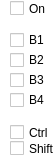
<?xml version="1.0" encoding="UTF-8"?>
<ui version="4.0">
 <class>Clicker</class>
 <widget class="QWidget" name="Clicker">
  <property name="geometry">
   <rect>
    <x>0</x>
    <y>0</y>
    <width>56</width>
    <height>158</height>
   </rect>
  </property>
  <property name="sizePolicy">
   <sizepolicy hsizetype="Preferred" vsizetype="Preferred">
    <horstretch>0</horstretch>
    <verstretch>0</verstretch>
   </sizepolicy>
  </property>
  <property name="maximumSize">
   <size>
    <width>300</width>
    <height>300</height>
   </size>
  </property>
  <property name="palette">
   <palette>
    <active>
     <colorrole role="WindowText">
      <brush brushstyle="SolidPattern">
       <color alpha="255">
        <red>0</red>
        <green>0</green>
        <blue>0</blue>
       </color>
      </brush>
     </colorrole>
     <colorrole role="Button">
      <brush brushstyle="SolidPattern">
       <color alpha="255">
        <red>255</red>
        <green>255</green>
        <blue>255</blue>
       </color>
      </brush>
     </colorrole>
     <colorrole role="Light">
      <brush brushstyle="SolidPattern">
       <color alpha="255">
        <red>255</red>
        <green>255</green>
        <blue>255</blue>
       </color>
      </brush>
     </colorrole>
     <colorrole role="Midlight">
      <brush brushstyle="SolidPattern">
       <color alpha="255">
        <red>255</red>
        <green>255</green>
        <blue>255</blue>
       </color>
      </brush>
     </colorrole>
     <colorrole role="Dark">
      <brush brushstyle="SolidPattern">
       <color alpha="255">
        <red>127</red>
        <green>127</green>
        <blue>127</blue>
       </color>
      </brush>
     </colorrole>
     <colorrole role="Mid">
      <brush brushstyle="SolidPattern">
       <color alpha="255">
        <red>170</red>
        <green>170</green>
        <blue>170</blue>
       </color>
      </brush>
     </colorrole>
     <colorrole role="Text">
      <brush brushstyle="SolidPattern">
       <color alpha="255">
        <red>0</red>
        <green>0</green>
        <blue>0</blue>
       </color>
      </brush>
     </colorrole>
     <colorrole role="BrightText">
      <brush brushstyle="SolidPattern">
       <color alpha="255">
        <red>255</red>
        <green>255</green>
        <blue>255</blue>
       </color>
      </brush>
     </colorrole>
     <colorrole role="ButtonText">
      <brush brushstyle="SolidPattern">
       <color alpha="255">
        <red>0</red>
        <green>0</green>
        <blue>0</blue>
       </color>
      </brush>
     </colorrole>
     <colorrole role="Base">
      <brush brushstyle="SolidPattern">
       <color alpha="255">
        <red>255</red>
        <green>255</green>
        <blue>255</blue>
       </color>
      </brush>
     </colorrole>
     <colorrole role="Window">
      <brush brushstyle="SolidPattern">
       <color alpha="255">
        <red>255</red>
        <green>255</green>
        <blue>255</blue>
       </color>
      </brush>
     </colorrole>
     <colorrole role="Shadow">
      <brush brushstyle="SolidPattern">
       <color alpha="255">
        <red>0</red>
        <green>0</green>
        <blue>0</blue>
       </color>
      </brush>
     </colorrole>
     <colorrole role="AlternateBase">
      <brush brushstyle="SolidPattern">
       <color alpha="255">
        <red>255</red>
        <green>255</green>
        <blue>255</blue>
       </color>
      </brush>
     </colorrole>
     <colorrole role="ToolTipBase">
      <brush brushstyle="SolidPattern">
       <color alpha="255">
        <red>255</red>
        <green>255</green>
        <blue>220</blue>
       </color>
      </brush>
     </colorrole>
     <colorrole role="ToolTipText">
      <brush brushstyle="SolidPattern">
       <color alpha="255">
        <red>0</red>
        <green>0</green>
        <blue>0</blue>
       </color>
      </brush>
     </colorrole>
    </active>
    <inactive>
     <colorrole role="WindowText">
      <brush brushstyle="SolidPattern">
       <color alpha="255">
        <red>0</red>
        <green>0</green>
        <blue>0</blue>
       </color>
      </brush>
     </colorrole>
     <colorrole role="Button">
      <brush brushstyle="SolidPattern">
       <color alpha="255">
        <red>255</red>
        <green>255</green>
        <blue>255</blue>
       </color>
      </brush>
     </colorrole>
     <colorrole role="Light">
      <brush brushstyle="SolidPattern">
       <color alpha="255">
        <red>255</red>
        <green>255</green>
        <blue>255</blue>
       </color>
      </brush>
     </colorrole>
     <colorrole role="Midlight">
      <brush brushstyle="SolidPattern">
       <color alpha="255">
        <red>255</red>
        <green>255</green>
        <blue>255</blue>
       </color>
      </brush>
     </colorrole>
     <colorrole role="Dark">
      <brush brushstyle="SolidPattern">
       <color alpha="255">
        <red>127</red>
        <green>127</green>
        <blue>127</blue>
       </color>
      </brush>
     </colorrole>
     <colorrole role="Mid">
      <brush brushstyle="SolidPattern">
       <color alpha="255">
        <red>170</red>
        <green>170</green>
        <blue>170</blue>
       </color>
      </brush>
     </colorrole>
     <colorrole role="Text">
      <brush brushstyle="SolidPattern">
       <color alpha="255">
        <red>0</red>
        <green>0</green>
        <blue>0</blue>
       </color>
      </brush>
     </colorrole>
     <colorrole role="BrightText">
      <brush brushstyle="SolidPattern">
       <color alpha="255">
        <red>255</red>
        <green>255</green>
        <blue>255</blue>
       </color>
      </brush>
     </colorrole>
     <colorrole role="ButtonText">
      <brush brushstyle="SolidPattern">
       <color alpha="255">
        <red>0</red>
        <green>0</green>
        <blue>0</blue>
       </color>
      </brush>
     </colorrole>
     <colorrole role="Base">
      <brush brushstyle="SolidPattern">
       <color alpha="255">
        <red>255</red>
        <green>255</green>
        <blue>255</blue>
       </color>
      </brush>
     </colorrole>
     <colorrole role="Window">
      <brush brushstyle="SolidPattern">
       <color alpha="255">
        <red>255</red>
        <green>255</green>
        <blue>255</blue>
       </color>
      </brush>
     </colorrole>
     <colorrole role="Shadow">
      <brush brushstyle="SolidPattern">
       <color alpha="255">
        <red>0</red>
        <green>0</green>
        <blue>0</blue>
       </color>
      </brush>
     </colorrole>
     <colorrole role="AlternateBase">
      <brush brushstyle="SolidPattern">
       <color alpha="255">
        <red>255</red>
        <green>255</green>
        <blue>255</blue>
       </color>
      </brush>
     </colorrole>
     <colorrole role="ToolTipBase">
      <brush brushstyle="SolidPattern">
       <color alpha="255">
        <red>255</red>
        <green>255</green>
        <blue>220</blue>
       </color>
      </brush>
     </colorrole>
     <colorrole role="ToolTipText">
      <brush brushstyle="SolidPattern">
       <color alpha="255">
        <red>0</red>
        <green>0</green>
        <blue>0</blue>
       </color>
      </brush>
     </colorrole>
    </inactive>
    <disabled>
     <colorrole role="WindowText">
      <brush brushstyle="SolidPattern">
       <color alpha="255">
        <red>127</red>
        <green>127</green>
        <blue>127</blue>
       </color>
      </brush>
     </colorrole>
     <colorrole role="Button">
      <brush brushstyle="SolidPattern">
       <color alpha="255">
        <red>255</red>
        <green>255</green>
        <blue>255</blue>
       </color>
      </brush>
     </colorrole>
     <colorrole role="Light">
      <brush brushstyle="SolidPattern">
       <color alpha="255">
        <red>255</red>
        <green>255</green>
        <blue>255</blue>
       </color>
      </brush>
     </colorrole>
     <colorrole role="Midlight">
      <brush brushstyle="SolidPattern">
       <color alpha="255">
        <red>255</red>
        <green>255</green>
        <blue>255</blue>
       </color>
      </brush>
     </colorrole>
     <colorrole role="Dark">
      <brush brushstyle="SolidPattern">
       <color alpha="255">
        <red>127</red>
        <green>127</green>
        <blue>127</blue>
       </color>
      </brush>
     </colorrole>
     <colorrole role="Mid">
      <brush brushstyle="SolidPattern">
       <color alpha="255">
        <red>170</red>
        <green>170</green>
        <blue>170</blue>
       </color>
      </brush>
     </colorrole>
     <colorrole role="Text">
      <brush brushstyle="SolidPattern">
       <color alpha="255">
        <red>127</red>
        <green>127</green>
        <blue>127</blue>
       </color>
      </brush>
     </colorrole>
     <colorrole role="BrightText">
      <brush brushstyle="SolidPattern">
       <color alpha="255">
        <red>255</red>
        <green>255</green>
        <blue>255</blue>
       </color>
      </brush>
     </colorrole>
     <colorrole role="ButtonText">
      <brush brushstyle="SolidPattern">
       <color alpha="255">
        <red>127</red>
        <green>127</green>
        <blue>127</blue>
       </color>
      </brush>
     </colorrole>
     <colorrole role="Base">
      <brush brushstyle="SolidPattern">
       <color alpha="255">
        <red>255</red>
        <green>255</green>
        <blue>255</blue>
       </color>
      </brush>
     </colorrole>
     <colorrole role="Window">
      <brush brushstyle="SolidPattern">
       <color alpha="255">
        <red>255</red>
        <green>255</green>
        <blue>255</blue>
       </color>
      </brush>
     </colorrole>
     <colorrole role="Shadow">
      <brush brushstyle="SolidPattern">
       <color alpha="255">
        <red>0</red>
        <green>0</green>
        <blue>0</blue>
       </color>
      </brush>
     </colorrole>
     <colorrole role="AlternateBase">
      <brush brushstyle="SolidPattern">
       <color alpha="255">
        <red>255</red>
        <green>255</green>
        <blue>255</blue>
       </color>
      </brush>
     </colorrole>
     <colorrole role="ToolTipBase">
      <brush brushstyle="SolidPattern">
       <color alpha="255">
        <red>255</red>
        <green>255</green>
        <blue>220</blue>
       </color>
      </brush>
     </colorrole>
     <colorrole role="ToolTipText">
      <brush brushstyle="SolidPattern">
       <color alpha="255">
        <red>0</red>
        <green>0</green>
        <blue>0</blue>
       </color>
      </brush>
     </colorrole>
    </disabled>
   </palette>
  </property>
  <widget class="QCheckBox" name="cbDongle">
   <property name="geometry">
    <rect>
     <x>10</x>
     <y>0</y>
     <width>41</width>
     <height>17</height>
    </rect>
   </property>
   <property name="layoutDirection">
    <enum>Qt::LeftToRight</enum>
   </property>
   <property name="text">
    <string>On</string>
   </property>
  </widget>
  <widget class="QCheckBox" name="cbShift">
   <property name="geometry">
    <rect>
     <x>10</x>
     <y>140</y>
     <width>45</width>
     <height>17</height>
    </rect>
   </property>
   <property name="text">
    <string>Shift</string>
   </property>
  </widget>
  <widget class="QCheckBox" name="cbCtrl">
   <property name="geometry">
    <rect>
     <x>10</x>
     <y>124</y>
     <width>40</width>
     <height>17</height>
    </rect>
   </property>
   <property name="text">
    <string>Ctrl</string>
   </property>
  </widget>
  <widget class="QCheckBox" name="cbB1">
   <property name="geometry">
    <rect>
     <x>10</x>
     <y>30</y>
     <width>41</width>
     <height>20</height>
    </rect>
   </property>
   <property name="text">
    <string>B1</string>
   </property>
  </widget>
  <widget class="QCheckBox" name="cbB2">
   <property name="geometry">
    <rect>
     <x>10</x>
     <y>50</y>
     <width>41</width>
     <height>20</height>
    </rect>
   </property>
   <property name="text">
    <string>B2</string>
   </property>
  </widget>
  <widget class="QCheckBox" name="cbB3">
   <property name="geometry">
    <rect>
     <x>10</x>
     <y>70</y>
     <width>41</width>
     <height>20</height>
    </rect>
   </property>
   <property name="text">
    <string>B3</string>
   </property>
  </widget>
  <widget class="QCheckBox" name="cbB4">
   <property name="geometry">
    <rect>
     <x>10</x>
     <y>90</y>
     <width>41</width>
     <height>20</height>
    </rect>
   </property>
   <property name="text">
    <string>B4</string>
   </property>
  </widget>
 </widget>
 <resources/>
 <connections/>
</ui>
